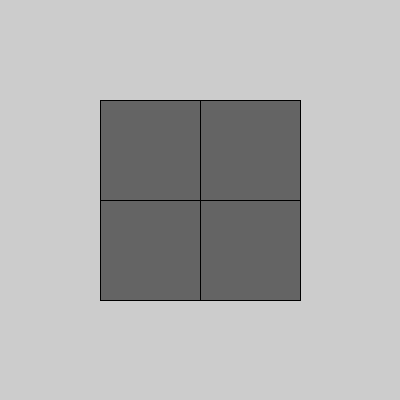
Frame 1 (no input)
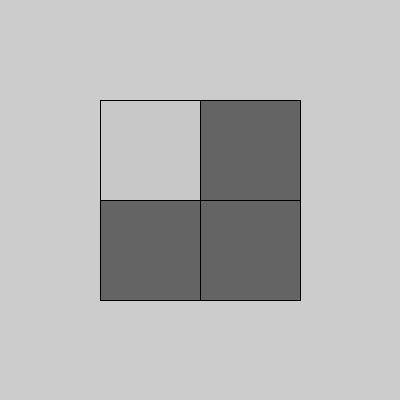
Frame 60 (the mouse pressed at the canvas centre just before this capture)
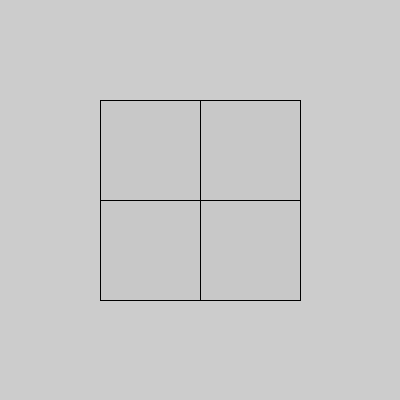
Frame 120 (the mouse held since frame 60 and released just before this capture)

The Processing sketch that drew these frames (run headless with seeded random() and noise(); from frame 60 on, the mouse is pressed at the canvas centre):

// Processing sketch: processing_105228
// ── processing_105228.pde

color col_A = color(100, 100, 100);
color col_B = color(100, 100, 100);
color col_C = color(100, 100, 100);
color col_D = color(100, 100, 100);
void setup (){
  size (400, 400);
}

void draw(){
  int posX = mouseX;
  int posY = mouseY;
  rectMode(CENTER);
  fill (col_A);
  rect(150, 150, 100, 100);
  fill (col_B);
  rect(150, 250, 100, 100);
  fill (col_C);
  rect(250, 150, 100, 100);
  fill (col_D);
  rect(250, 250, 100, 100);

  if(posX <= 200 && posY <=200){
   col_A = color(200, 200, 200);
}
   else{ col_A = color(100, 100, 100);
}

 if(posX <=200 && posY >=200){
  col_B = color(200, 200, 200);
 }
   else{ col_B = color(100, 100, 100);
 }
 
  if(posX >=200 && posY >=200){
  col_C = color(200, 200, 200);
}
   else{ col_C = color(100, 100, 100);
 }
 
if(posX >=200 && posY <=200){
  col_D = color(200, 200, 200);
}
   else {col_D = color(100, 100, 100);
}

}
